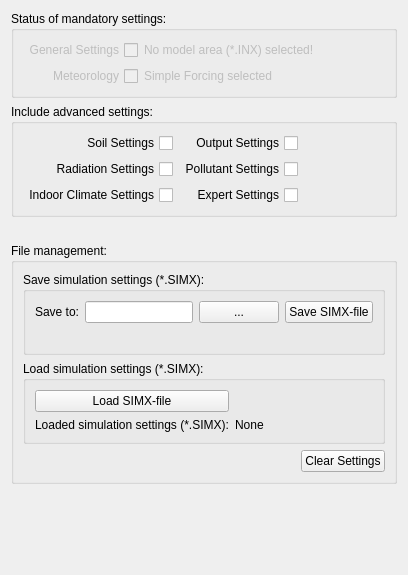
             <widget class="QWidget" name="tab_Overview">
              <attribute name="title">
               <string>Overview</string>
              </attribute>
              <layout class="QGridLayout" name="gridLayout_67">
               <item row="1" column="0">
                <widget class="QGroupBox" name="gb_optional">
                 <property name="title">
                  <string>Include advanced settings:</string>
                 </property>
                 <layout class="QGridLayout" name="gridLayout_20">
                  <item row="1" column="1">
                   <layout class="QVBoxLayout" name="verticalLayout_8">
                    <item>
                     <widget class="QCheckBox" name="chk_outputSim">
                      <property name="sizePolicy">
                       <sizepolicy hsizetype="Minimum" vsizetype="Preferred">
                        <horstretch>0</horstretch>
                        <verstretch>0</verstretch>
                       </sizepolicy>
                      </property>
                      <property name="layoutDirection">
                       <enum>Qt::RightToLeft</enum>
                      </property>
                      <property name="text">
                       <string>Output Settings</string>
                      </property>
                     </widget>
                    </item>
                    <item>
                     <widget class="QCheckBox" name="chk_pollutantsSim">
                      <property name="sizePolicy">
                       <sizepolicy hsizetype="Preferred" vsizetype="Preferred">
                        <horstretch>0</horstretch>
                        <verstretch>0</verstretch>
                       </sizepolicy>
                      </property>
                      <property name="layoutDirection">
                       <enum>Qt::RightToLeft</enum>
                      </property>
                      <property name="text">
                       <string>Pollutant Settings</string>
                      </property>
                     </widget>
                    </item>
                    <item>
                     <widget class="QCheckBox" name="chk_expertSim">
                      <property name="sizePolicy">
                       <sizepolicy hsizetype="Minimum" vsizetype="Preferred">
                        <horstretch>0</horstretch>
                        <verstretch>0</verstretch>
                       </sizepolicy>
                      </property>
                      <property name="layoutDirection">
                       <enum>Qt::RightToLeft</enum>
                      </property>
                      <property name="text">
                       <string>Expert Settings</string>
                      </property>
                     </widget>
                    </item>
                   </layout>
                  </item>
                  <item row="1" column="0">
                   <layout class="QVBoxLayout" name="verticalLayout_9">
                    <item>
                     <widget class="QCheckBox" name="chk_soilSim">
                      <property name="sizePolicy">
                       <sizepolicy hsizetype="Preferred" vsizetype="Preferred">
                        <horstretch>0</horstretch>
                        <verstretch>0</verstretch>
                       </sizepolicy>
                      </property>
                      <property name="layoutDirection">
                       <enum>Qt::RightToLeft</enum>
                      </property>
                      <property name="text">
                       <string>Soil Settings</string>
                      </property>
                     </widget>
                    </item>
                    <item>
                     <widget class="QCheckBox" name="chk_radiationSim">
                      <property name="sizePolicy">
                       <sizepolicy hsizetype="Preferred" vsizetype="Preferred">
                        <horstretch>0</horstretch>
                        <verstretch>0</verstretch>
                       </sizepolicy>
                      </property>
                      <property name="layoutDirection">
                       <enum>Qt::RightToLeft</enum>
                      </property>
                      <property name="text">
                       <string>Radiation Settings</string>
                      </property>
                     </widget>
                    </item>
                    <item>
                     <widget class="QCheckBox" name="chk_buildingsSim">
                      <property name="sizePolicy">
                       <sizepolicy hsizetype="Preferred" vsizetype="Preferred">
                        <horstretch>0</horstretch>
                        <verstretch>0</verstretch>
                       </sizepolicy>
                      </property>
                      <property name="layoutDirection">
                       <enum>Qt::RightToLeft</enum>
                      </property>
                      <property name="text">
                       <string>Indoor Climate Settings</string>
                      </property>
                     </widget>
                    </item>
                   </layout>
                  </item>
                  <item row="1" column="2">
                   <spacer name="horizontalSpacer_20">
                    <property name="orientation">
                     <enum>Qt::Horizontal</enum>
                    </property>
                    <property name="sizeHint" stdset="0">
                     <size>
                      <width>40</width>
                      <height>20</height>
                     </size>
                    </property>
                   </spacer>
                  </item>
                 </layout>
                </widget>
               </item>
               <item row="5" column="0">
                <widget class="QGroupBox" name="gb_save_load">
                 <property name="sizePolicy">
                  <sizepolicy hsizetype="Preferred" vsizetype="Minimum">
                   <horstretch>0</horstretch>
                   <verstretch>0</verstretch>
                  </sizepolicy>
                 </property>
                 <property name="title">
                  <string>File management:</string>
                 </property>
                 <layout class="QGridLayout" name="gridLayout_26">
                  <item row="0" column="0" colspan="2">
                   <widget class="QGroupBox" name="gb_saveSimx">
                    <property name="sizePolicy">
                     <sizepolicy hsizetype="Preferred" vsizetype="Minimum">
                      <horstretch>0</horstretch>
                      <verstretch>0</verstretch>
                     </sizepolicy>
                    </property>
                    <property name="title">
                     <string>Save simulation settings (*.SIMX):</string>
                    </property>
                    <layout class="QGridLayout" name="gridLayout_73">
                     <item row="0" column="0">
                      <widget class="QLabel" name="lb_saveTo">
                       <property name="text">
                        <string>Save to:</string>
                       </property>
                      </widget>
                     </item>
                     <item row="0" column="1">
                      <widget class="QLineEdit" name="le_simxDest">
                       <property name="inputMask">
                        <string/>
                       </property>
                      </widget>
                     </item>
                     <item row="0" column="2">
                      <widget class="QPushButton" name="bt_fileExpl">
                       <property name="text">
                        <string>...</string>
                       </property>
                      </widget>
                     </item>
                     <item row="0" column="3">
                      <widget class="QPushButton" name="bt_saveSimx">
                       <property name="text">
                        <string>Save SIMX-file</string>
                       </property>
                      </widget>
                     </item>
                     <item row="1" column="1">
                      <widget class="QLabel" name="lb_reportSave">
                       <property name="sizePolicy">
                        <sizepolicy hsizetype="Preferred" vsizetype="Fixed">
                         <horstretch>0</horstretch>
                         <verstretch>0</verstretch>
                        </sizepolicy>
                       </property>
                       <property name="text">
                        <string/>
                       </property>
                      </widget>
                     </item>
                    </layout>
                   </widget>
                  </item>
                  <item row="2" column="0">
                   <spacer name="horizontalSpacer_17">
                    <property name="orientation">
                     <enum>Qt::Horizontal</enum>
                    </property>
                    <property name="sizeHint" stdset="0">
                     <size>
                      <width>40</width>
                      <height>20</height>
                     </size>
                    </property>
                   </spacer>
                  </item>
                  <item row="2" column="1">
                   <widget class="QPushButton" name="bt_clearCreateSimUI">
                    <property name="sizePolicy">
                     <sizepolicy hsizetype="Minimum" vsizetype="Fixed">
                      <horstretch>0</horstretch>
                      <verstretch>0</verstretch>
                     </sizepolicy>
                    </property>
                    <property name="text">
                     <string>Clear Settings</string>
                    </property>
                   </widget>
                  </item>
                  <item row="1" column="0" colspan="2">
                   <widget class="QGroupBox" name="gb_loadSimx">
                    <property name="sizePolicy">
                     <sizepolicy hsizetype="Preferred" vsizetype="Minimum">
                      <horstretch>0</horstretch>
                      <verstretch>0</verstretch>
                     </sizepolicy>
                    </property>
                    <property name="title">
                     <string>Load simulation settings (*.SIMX):</string>
                    </property>
                    <layout class="QGridLayout" name="gridLayout_72">
                     <item row="0" column="0">
                      <widget class="QPushButton" name="bt_loadSimSettings">
                       <property name="sizePolicy">
                        <sizepolicy hsizetype="Minimum" vsizetype="Preferred">
                         <horstretch>0</horstretch>
                         <verstretch>0</verstretch>
                        </sizepolicy>
                       </property>
                       <property name="text">
                        <string>Load SIMX-file</string>
                       </property>
                      </widget>
                     </item>
                     <item row="2" column="0">
                      <widget class="QLabel" name="lb_loadSimSettings">
                       <property name="sizePolicy">
                        <sizepolicy hsizetype="Fixed" vsizetype="Preferred">
                         <horstretch>0</horstretch>
                         <verstretch>0</verstretch>
                        </sizepolicy>
                       </property>
                       <property name="text">
                        <string>Loaded simulation settings (*.SIMX):</string>
                       </property>
                      </widget>
                     </item>
                     <item row="2" column="1">
                      <widget class="QLabel" name="lb_loadedSimx">
                       <property name="text">
                        <string>None</string>
                       </property>
                      </widget>
                     </item>
                    </layout>
                   </widget>
                  </item>
                 </layout>
                </widget>
               </item>
               <item row="0" column="0">
                <widget class="QGroupBox" name="gb_mandatory">
                 <property name="enabled">
                  <bool>true</bool>
                 </property>
                 <property name="sizePolicy">
                  <sizepolicy hsizetype="Preferred" vsizetype="Fixed">
                   <horstretch>0</horstretch>
                   <verstretch>0</verstretch>
                  </sizepolicy>
                 </property>
                 <property name="title">
                  <string>Status of mandatory settings:</string>
                 </property>
                 <layout class="QGridLayout" name="gridLayout_19">
                  <item row="2" column="0">
                   <widget class="QCheckBox" name="cb_meteo">
                    <property name="enabled">
                     <bool>false</bool>
                    </property>
                    <property name="layoutDirection">
                     <enum>Qt::RightToLeft</enum>
                    </property>
                    <property name="text">
                     <string>Meteorology</string>
                    </property>
                    <property name="checked">
                     <bool>false</bool>
                    </property>
                   </widget>
                  </item>
                  <item row="0" column="0">
                   <widget class="QCheckBox" name="cb_generalSettings">
                    <property name="enabled">
                     <bool>false</bool>
                    </property>
                    <property name="layoutDirection">
                     <enum>Qt::RightToLeft</enum>
                    </property>
                    <property name="text">
                     <string>General Settings</string>
                    </property>
                    <property name="checked">
                     <bool>false</bool>
                    </property>
                   </widget>
                  </item>
                  <item row="0" column="3">
                   <spacer name="horizontalSpacer_5">
                    <property name="orientation">
                     <enum>Qt::Horizontal</enum>
                    </property>
                    <property name="sizeHint" stdset="0">
                     <size>
                      <width>40</width>
                      <height>20</height>
                     </size>
                    </property>
                   </spacer>
                  </item>
                  <item row="2" column="1">
                   <widget class="QLabel" name="lb_meteorology">
                    <property name="enabled">
                     <bool>false</bool>
                    </property>
                    <property name="sizePolicy">
                     <sizepolicy hsizetype="Preferred" vsizetype="Fixed">
                      <horstretch>0</horstretch>
                      <verstretch>0</verstretch>
                     </sizepolicy>
                    </property>
                    <property name="text">
                     <string>Simple Forcing selected</string>
                    </property>
                   </widget>
                  </item>
                  <item row="2" column="3">
                   <widget class="QLabel" name="lb_FullForcingFile">
                    <property name="sizePolicy">
                     <sizepolicy hsizetype="Preferred" vsizetype="Fixed">
                      <horstretch>0</horstretch>
                      <verstretch>0</verstretch>
                     </sizepolicy>
                    </property>
                    <property name="text">
                     <string/>
                    </property>
                   </widget>
                  </item>
                  <item row="0" column="1">
                   <widget class="QLabel" name="lb_generalSettings">
                    <property name="enabled">
                     <bool>false</bool>
                    </property>
                    <property name="text">
                     <string>No model area (*.INX) selected!</string>
                    </property>
                   </widget>
                  </item>
                 </layout>
                </widget>
               </item>
               <item row="2" column="0">
                <spacer name="horizontalSpacer_19">
                 <property name="orientation">
                  <enum>Qt::Horizontal</enum>
                 </property>
                 <property name="sizeHint" stdset="0">
                  <size>
                   <width>40</width>
                   <height>20</height>
                  </size>
                 </property>
                </spacer>
               </item>
               <item row="6" column="0">
                <widget class="QLabel" name="label_163">
                 <property name="text">
                  <string/>
                 </property>
                </widget>
               </item>
               <item row="7" column="0">
                <spacer name="horizontalSpacer_6">
                 <property name="orientation">
                  <enum>Qt::Horizontal</enum>
                 </property>
                 <property name="sizeHint" stdset="0">
                  <size>
                   <width>40</width>
                   <height>20</height>
                  </size>
                 </property>
                </spacer>
               </item>
               <item row="8" column="0">
                <spacer name="verticalSpacer_19">
                 <property name="orientation">
                  <enum>Qt::Vertical</enum>
                 </property>
                 <property name="sizeHint" stdset="0">
                  <size>
                   <width>20</width>
                   <height>40</height>
                  </size>
                 </property>
                </spacer>
               </item>
              </layout>
             </widget>
